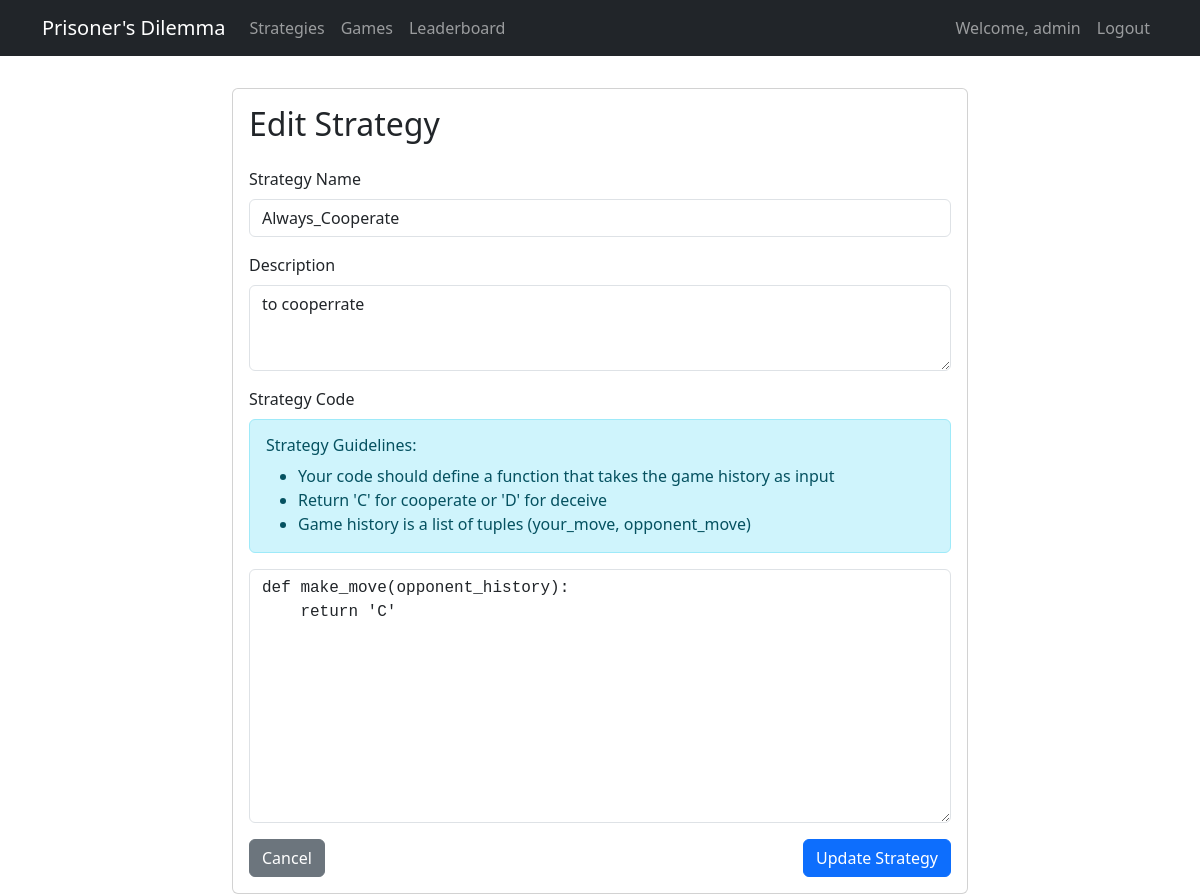
Page /strategies/5/edit/ (signed in) on the committed database.
### dilemma_game/models.py (models this page shows, shortened)
class Strategy(models.Model):
    name = models.CharField(max_length=100)
    description = models.TextField()
    code = models.TextField()
    created_by = models.ForeignKey(User, on_delete=models.CASCADE)
    created_at = models.DateTimeField(auto_now_add=True)
    updated_at = models.DateTimeField(auto_now=True)

### dilemma_game/views.py (the view, shortened to what this page needs)
# urls.py: path('strategies/<int:pk>/edit/', StrategyUpdateView.as_view(), name='strategy_edit'),
class StrategyUpdateView(LoginRequiredMixin, UpdateView):
    model = Strategy
    template_name = 'dilemma_game/strategy_form.html'
    fields = ['name', 'description', 'code']
    success_url = reverse_lazy('strategy_list')
    def get_queryset(self):
        return Strategy.objects.filter(created_by=self.request.user)

### dilemma_game/templates/dilemma_game/strategy_form.html (shortened to what this page needs)
{% extends 'dilemma_game/base.html' %}
{% block content %}
<div class="row">
    <div class="col-md-8 offset-md-2">
        <div class="card">
            <div class="card-body">
                <h2 class="card-title mb-4">
                    {% if strategy %}Edit Strategy{% else %}Create New Strategy{% endif %}
                </h2>
                <form method="post">
                    <div class="mb-3">
                        <label for="name" class="form-label">Strategy Name</label>
                        <input type="text" class="form-control" id="name" name="name"
                            value="{{ strategy.name|default:'' }}" required>
                    </div>
                    <div class="mb-3">
                        <label for="description" class="form-label">Description</label>
                        <textarea class="form-control" id="description" name="description" rows="3"
                            required>{{ strategy.description|default:'' }}</textarea>
                    </div>
                    <div class="mb-3">
                        <label for="code" class="form-label">Strategy Code</label>
                        <div class="alert alert-info">
                            <h6>Strategy Guidelines:</h6>
                            <ul class="mb-0">
                                <li>Your code should define a function that takes the game history as input</li>
                                <li>Return 'C' for cooperate or 'D' for deceive</li>
                                <li>Game history is a list of tuples (your_move, opponent_move)</li>
                            </ul>
                        </div>
                        <textarea class="form-control font-monospace" id="code" name="code" rows="10"
                            required>{{ strategy.code|default:"def make_move(history):\n    # Your strategy code here\n    return 'C'  # or 'D'" }}</textarea>
                    </div>
                    <div class="d-flex justify-content-between">
                        <a href="{% url 'strategy_list' %}" class="btn btn-secondary">Cancel</a>
                        <button type="submit" class="btn btn-primary">
                            {% if strategy %}Update Strategy{% else %}Create Strategy{% endif %}
                        </button>
                    </div>
                </form>
            </div>
        </div>
    </div>
</div>
{% endblock %}

### dilemma_game/templates/dilemma_game/base.html (shortened to what this page needs)
<!DOCTYPE html>
<html lang="en">
<head>
    <link href="https://cdn.jsdelivr.net/npm/bootstrap@5.3.0/dist/css/bootstrap.min.css" rel="stylesheet">
</head>
<body>
    <nav class="navbar navbar-expand-lg navbar-dark bg-dark">
        <div class="container">
            <a class="navbar-brand" href="{% url 'home' %}">Prisoner's Dilemma</a>
            <div class="collapse navbar-collapse" id="navbarNav">
                <ul class="navbar-nav">
                    <li class="nav-item">
                        <a class="nav-link" href="{% url 'strategy_list' %}">Strategies</a>
                    </li>
                    <li class="nav-item">
                        <a class="nav-link" href="{% url 'game_list' %}">Games</a>
                    </li>
                    <li class="nav-item">
                        <a class="nav-link" href="{% url 'leaderboard' %}">Leaderboard</a>
                    </li>
                </ul>
                <ul class="navbar-nav ms-auto">
                    {% if user.is_authenticated %}
                    <li class="nav-item">
                        <span class="nav-link">Welcome, {{ user.username }}</span>
                    </li>
                    <li class="nav-item">
                        <a class="nav-link" href="{% url 'logout' %}">Logout</a>
                    </li>
                    {% else %}
                    <li class="nav-item">
                        <a class="nav-link" href="{% url 'login' %}">Login</a>
                    </li>
                    {% endif %}
                </ul>
            </div>
        </div>
    </nav>
    <div class="container">
        {% block content %}
        {% endblock %}
    </div>
</body>
</html>

### dilemma_game/templates/dilemma_game/base.html (style rules this page uses)
.navbar { margin-bottom: 2rem; }

### rows in the picture
Strategy: name "Always_Cooperate", description "to cooperrate", code "def make_move(opponent_history): return 'C'"

### other values in the picture
{{ user.username }} "admin"
